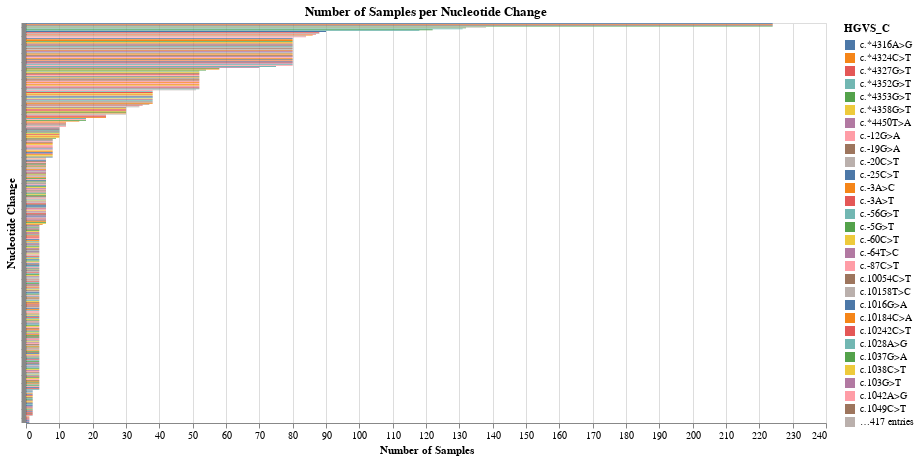

The notebook cell this image was saved under:
### Code cell
data = pd.read_csv('../data/modified_full_variants_long_table.csv')

filtered_data = data[
    (data['FILTER'] == 'PASS') & 
    (data['REF'].isin(['A', 'T', 'C', 'G'])) &
    (data['ALT'].isin(['A', 'T', 'C', 'G']))
]



nuc_counts = filtered_data.groupby('HGVS_C')['SAMPLE'].nunique().reset_index()
nuc_counts.columns = ['HGVS_C', 'Unique_Sample_Count']

chart = alt.Chart(nuc_counts).mark_bar().encode(
    x=alt.X('Unique_Sample_Count:Q', title='Number of Samples'),
    y=alt.Y('HGVS_C:N', title='Nucleotide Change', sort='-x', axis=alt.Axis(labels=False)), # mod sort -x / x to reverse top/bottom
    color='HGVS_C:N',
    tooltip=['HGVS_C', 'Unique_Sample_Count']
).properties(
    title='Number of Samples per Nucleotide Change',
    width=800,
    height=400
)#.interactive()

chart

### Figure 1 — Vega-Lite specification as saved in the notebook (floating-point values rounded to 4 significant figures; data arrays with more than 128 entries replaced by an {"elided": "..."} marker saying what was removed)
{"$schema": "https://vega.github.io/schema/vega-lite/v5.17.0.json", "config": {"view": {"continuousHeight": 300, "continuousWidth": 300}}, "data": {"name": "data-6a0ef7c617ef36e7bb3e109e25b62173"}, "datasets": {"data-6a0ef7c617ef36e7bb3e109e25b62173": {"elided": "446 records"}}, "encoding": {"color": {"field": "HGVS_C", "type": "nominal"}, "tooltip": [{"field": "HGVS_C", "type": "nominal"}, {"field": "Unique_Sample_Count", "type": "quantitative"}], "x": {"field": "Unique_Sample_Count", "title": "Number of Samples", "type": "quantitative"}, "y": {"axis": {"labels": false}, "field": "HGVS_C", "sort": "-x", "title": "Nucleotide Change", "type": "nominal"}}, "height": 400, "mark": {"type": "bar"}, "title": "Number of Samples per Nucleotide Change", "width": 800}
